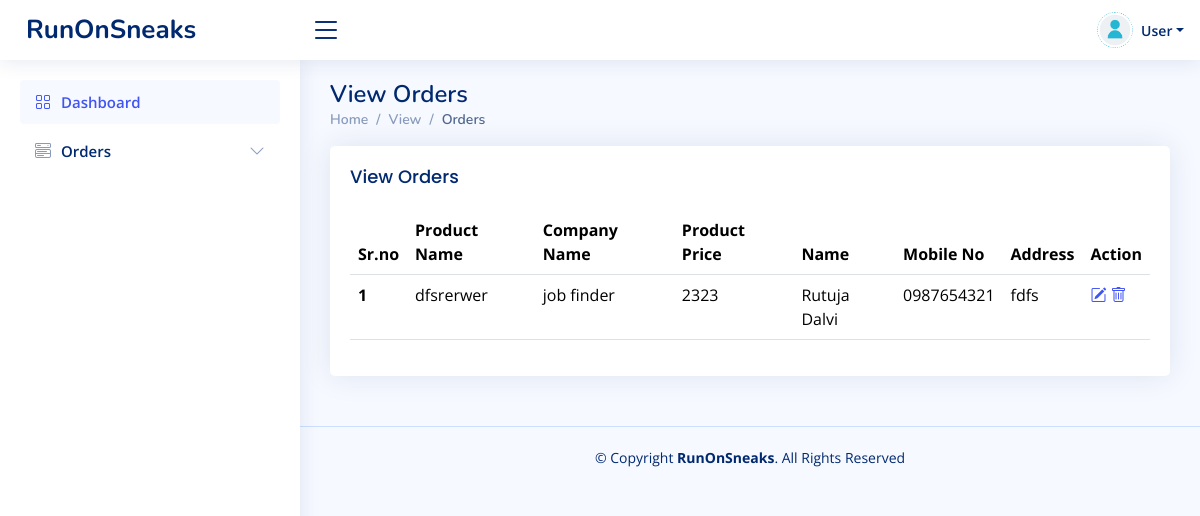
Page /Report/ITR/E-shop/view_orders.php (signed in) on the committed database.
### tables this page shows
CREATE TABLE `order_info` (
  `id` int(11) NOT NULL,
  `product_name` varchar(200) NOT NULL,
  `company_name` varchar(200) NOT NULL,
  `product_price` int(50) NOT NULL,
  `cust_name` varchar(100) NOT NULL,
  `cust_mobile` varchar(10) NOT NULL,
  `cust_address` varchar(200) NOT NULL,
  `order_by` int(11) NOT NULL,
  `order_status` varchar(100) NOT NULL,
  `reason` varchar(200) NOT NULL
);

### Report/ITR/E-shop/view_orders.php (the view, shortened to what this page needs)
<?php
include('header.php');
?>
<main id="main" class="main">
  <div class="pagetitle">
    <h1>View Orders</h1>
    <nav>
      <ol class="breadcrumb">
        <li class="breadcrumb-item"><a href="index.php">Home</a></li>
        <li class="breadcrumb-item">View</li>
        <li class="breadcrumb-item active">Orders</li>
      </ol>
    </nav>
  </div>
  <section class="section">
    <div class="row">
      <div class="col-lg-12">
        <div class="card">
          <div class="card-body">
            <h5 class="card-title">View Orders</h5>
            <table class="table datatable">
              <thead>
                <tr>
                  <th scope="col">Sr.no</th>
                  <th scope="col">Product Name</th>
                  <th scope="col">Company Name</th>
                  <th scope="col">Product Price</th>
                  <th scope="col">Name</th>
                  <th scope="col">Mobile No</th>
                  <th scope="col">Address</th>
                  <th scope="col">Action</th>
                </tr>
              </thead>
              <tbody>
                <?php
                $login_id = $_SESSION['login_id'];
                include("process\connection.php");
                $count = 1;
                if ($_SESSION['role_id'] == 0) {
                  $querry = "Select * from order_info";
                } else {
                  $querry = "Select * from order_info where order_by='$login_id'";
                }
                $result = mysqli_query($conn, $querry);
                while ($row = mysqli_fetch_assoc($result)) {
                ?>
                  <tr>
                    <th scope="row">
                      <?php echo $count; ?>
                    </th>
                    <td>
                      <?php echo $row['product_name']; ?>
                    </td>
                    <td>
                      <?php echo $row['company_name']; ?>
                    </td>
                    <td>
                      <?php echo $row['product_price']; ?>
                    </td>
                    <td>
                      <?php echo $row['cust_name']; ?>
                    </td>
                    <td>
                      <?php echo $row['cust_mobile']; ?>
                    </td>
                    <td>
                      <?php echo $row['cust_address']; ?>
                    </td>
                    <td>
                      <a href="edit_orders.php?id=<?php echo $row['id']; ?>"><i class="bi bi-pencil-square"></i></a>
                      <a href="delete_orders.php?id=<?php echo $row['id']; ?>" onclick="return confirm('Are you sure you want to delete this Order?')"><i class="bi bi-trash"></i></a>
                    </td>
                  </tr>
                <?php $count++;
                } ?>
              </tbody>
            </table>
          </div>
        </div>
      </div>
    </div>
  </section>
</main>
<?php include('footer.php'); ?>

### Report/ITR/E-shop/assets/css/style.css (style rules this page uses)
:root { scroll-behavior: smooth; }
body { font-family: "Open Sans", sans-serif; background: #f6f9ff; color: #444444; }
a { color: #4154f1; text-decoration: none; }
h1, h2, h3, h4, h5, h6 { font-family: "Nunito", sans-serif; }
#main { margin-top: 60px; padding: 20px 30px; transition: all 0.3s; }
.pagetitle { margin-bottom: 10px; }
.pagetitle h1 { font-size: 24px; margin-bottom: 0; font-weight: 600; color: #012970; }
.card { margin-bottom: 30px; border: none; border-radius: 5px; box-shadow: 0px 0 30px rgba(1, 41, 112, 0.1); }
.card-title { padding: 20px 0 15px 0; font-size: 18px; font-weight: 500; color: #012970; font-family: "Poppins", sans-serif; }
.card-body { padding: 0 20px 20px 20px; }
.breadcrumb { font-size: 14px; font-family: "Nunito", sans-serif; color: #899bbd; font-weight: 600; }
.breadcrumb a { color: #899bbd; transition: 0.3s; }
.breadcrumb .breadcrumb-item::before { color: #899bbd; }
.breadcrumb .active { color: #51678f; font-weight: 600; }
@media (min-width: 1200px) { #main, #footer { margin-left: 300px; } }

### rows in the picture
order_info: product_name "dfsrerwer", company_name "job finder", product_price "2323", cust_name "Rutuja Dalvi", cust_mobile "0987654321", cust_address "fdfs"
